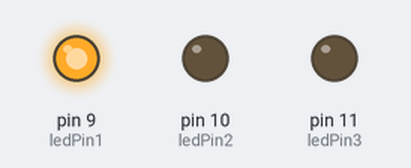
The sketch below on a simulated Arduino Uno, built with avr-gcc and run on an emulated ATmega328P. Shown: output pins drawn as LEDs (lit = HIGH).

Above: at 0.05 s.
At 0.25 s:
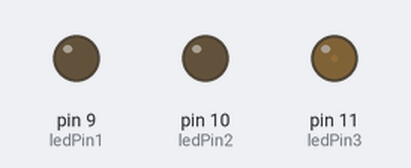
Timing chart, 0 to 3.0 s (numbered marks = the images above):
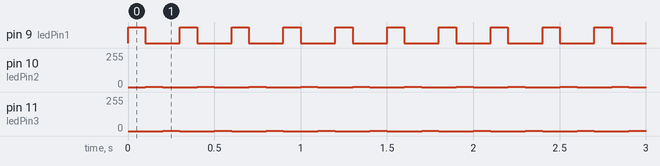

Measured:
- by itself, pin 9 (ledPin1): alternates HIGH for 0.10 s and LOW for 0.20 s
- by itself, pin 10 (ledPin2), pin 11 (ledPin3): alternates 1/255 for 0.10 s and 0/255 for 0.20 s

The sketch:

RGB.ino
```cpp
int ledPin1 = 9;
int ledPin2 = 10;
int ledPin3 = 11;


void setup() {
  // put your setup code here, to run once:
  pinMode(ledPin1,OUTPUT);
  pinMode(ledPin2,OUTPUT);
  pinMode(ledPin3,OUTPUT);


}

void loop() {
  // put your main code here, to run repeatedly:
  digitalWrite(ledPin1,HIGH);
  analogWrite(ledPin2,LOW);
  analogWrite(ledPin3,LOW);
  delay(100);

  digitalWrite(ledPin1,LOW);
  analogWrite(ledPin2,HIGH);
  analogWrite(ledPin3,LOW);
  delay(100);

  digitalWrite(ledPin1,LOW);
  analogWrite(ledPin2,LOW);
  analogWrite(ledPin3,HIGH);
  delay(100);


}
```
